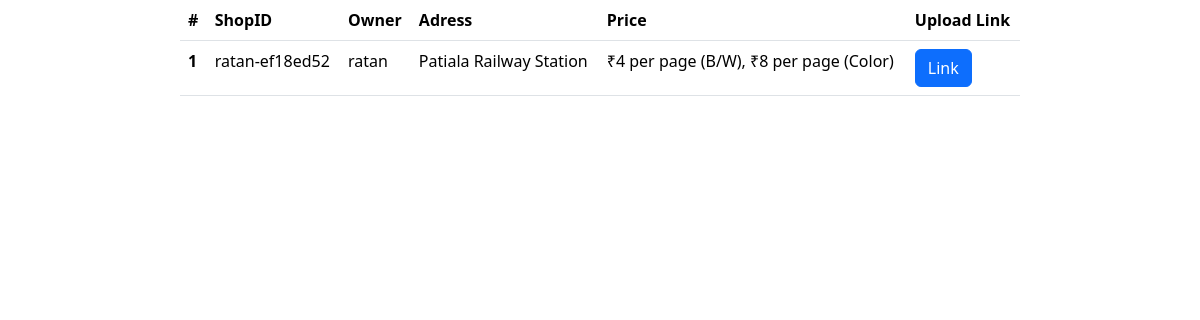
Page /exitstingshops/ on the earlier database version.
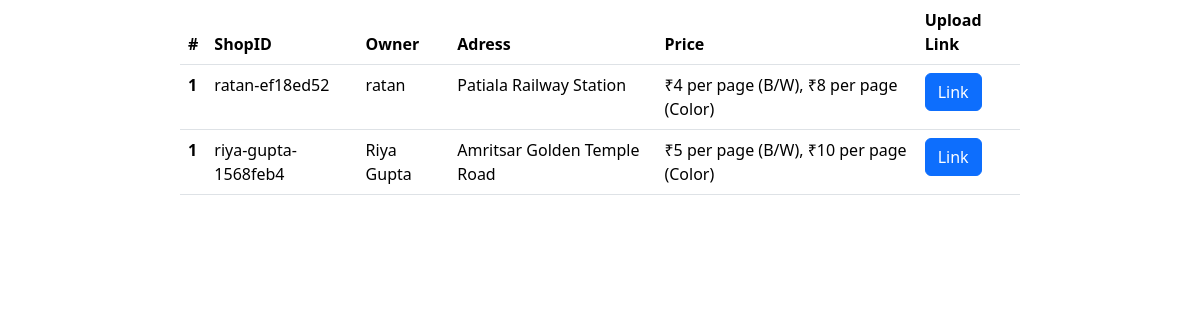
Same page on the later database version.
### users/models.py (models this page shows, shortened)
class CustomUser(AbstractUser):
    unique_url = models.CharField(max_length=255, unique=True, blank=True, null=True)
    total_orders = models.IntegerField(default=0)
    total_revenue = models.DecimalField(max_digits=10, decimal_places=2, default=0.00)
    total_customers = models.IntegerField(default=0)
    id = models.AutoField(primary_key=True)  # Ensure it's an integer, not an ObjectId
    groups = models.ManyToManyField(
        Group,
        related_name="customuser_groups",  # Unique related name to prevent conflicts
        blank=True
    )
    user_permissions = models.ManyToManyField(
        Permission,
        related_name="customuser_permissions",  # Unique related name to prevent conflicts
        blank=True
    )

### users/views.py (the view)
# urls.py: path("exitstingshops/", exitstingshops, name="exist-shops"),
def exitstingshops(request):
    addresses = [
        "Malout GT Road",
        "Muktsar GT Road",
        "Bathinda Main Market",
        "Ferozepur Bus Stand",
        "Ludhiana Mall Road",
        "Patiala Railway Station",
        "Amritsar Golden Temple Road",
        "Jalandhar City Center",
        "Chandigarh Sector 17",
        "Mohali Industrial Area"
    ]
    pricing_options = [
        "₹5 per page (B/W), ₹10 per page (Color)",
        "₹4 per page (B/W), ₹8 per page (Color)",
        "₹6 per page (B/W), ₹12 per page (Color)",
        "₹3 per page (B/W), ₹7 per page (Color)",
        "₹5 per page (B/W), ₹9 per page (Color)"
    ]
    shops = CustomUser.objects.all()
    shop_data = []
    for shop in shops:
        random_address = random.choice(addresses)  # Assigning different addresses
        random_pricing = random.choice(pricing_options)  # Assigning different pricing
        shop_data.append({
            'shopID': shop.unique_url,
            'owner_name': shop.username,
            'address': random_address,
            'pricing': random_pricing,
            'upload_link': f"/upload/{shop.unique_url}/",
        })
    print("This is shops data : ", shop_data)
    return render(request, 'users/exitstingshops.html', {'shops': shop_data})

### templates/users/exitstingshops.html (shortened to what this page needs)
<!DOCTYPE html>
<html lang="en">
<head>
  <link href="https://cdn.jsdelivr.net/npm/bootstrap@5.3.3/dist/css/bootstrap.min.css" rel="stylesheet"
>
</head>
<body>
  <table class="table table-hover">
    <thead>
      <tr>
        <th scope="col">#</th>
        <th scope="col">ShopID</th>
        <th scope="col">Owner</th>
        <th scope="col">Adress</th>
        <th scope="col">Price</th>
        <th scope="col">Upload Link</th>
      </tr>
    </thead>
    <tbody>
      {% for shop in shops %}
      <tr>
        <th scope="row">1</th>
        <td>{{ shop.shopID }}</td>
        <td>{{ shop.owner_name }}</td>
        <td>{{ shop.address }}</td>
        <td>{{ shop.pricing }}</td>
        <td><a class="btn btn-primary" href="{{ shop.upload_link }}" role="button">Link</a></td>
      </tr>
      {% endfor %}
    </tbody>
  </table>
</body>
</html>

Differences in the rows shown:
added CustomUser: shopID "riya-gupta-1568feb4", owner_name "Riya Gupta"
Other differences:
new list line: "1 Amritsar Golden Temple Road ₹5 per page (B/W), ₹10 per page (Color) Link"
